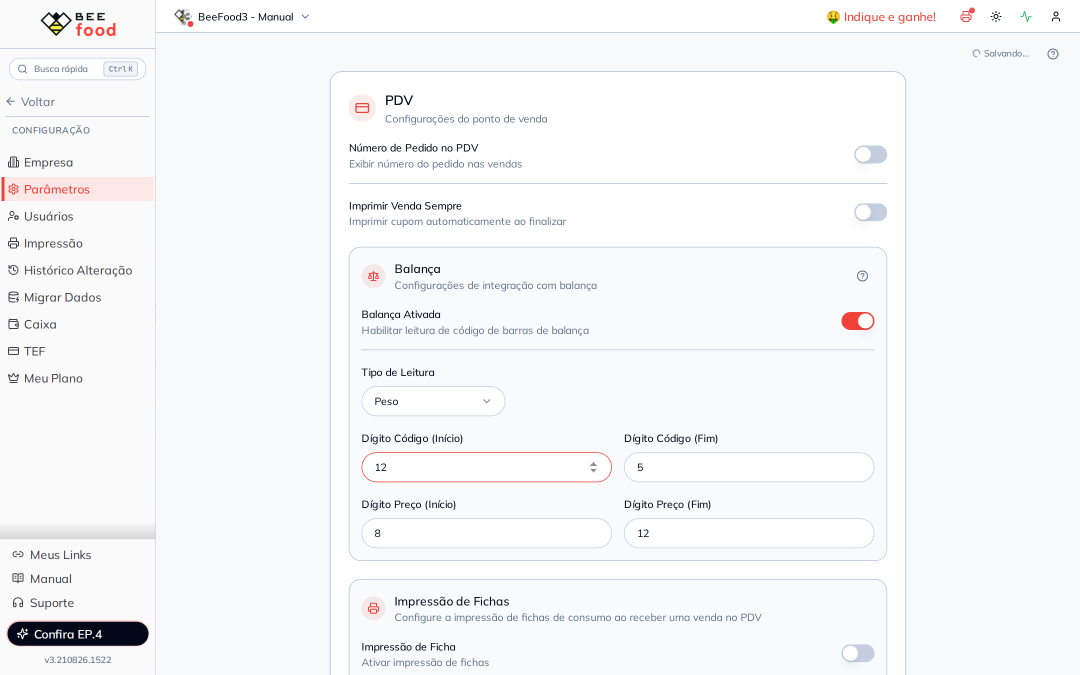
#> input picture manuais/pdv-fichas/imagens-puras/01-bloco-fichas-off.png, 2160 x 1350 px, given in place of 02-fichas-individual.png, which was not available (shown at 1/2 size)
$ python annotate.py
#> lines starting #> are read from the running program, lines starting #| are printed output that depends on the picture; pictures that were not available may be replaced by others from this repository, and a replacement may not be noted
"""Anota os screenshots do manual BeeFood - PDV fichas (#45)."""
import os, math
from PIL import Image, ImageDraw, ImageFont

SRC = "imagens-puras"
OUT = "imagens-tratadas"
os.makedirs(OUT, exist_ok=True)

GREEN = (22, 150, 78)
WHITE = (255, 255, 255)
A_LINE = 220
A_BADGE = 235
FONT_CANDIDATES = [
    r"C:\Windows\Fonts\arialbd.ttf",
    "/usr/share/fonts/truetype/croscore/Arimo-Bold.ttf",
    "/usr/share/fonts/truetype/dejavu/DejaVuSans-Bold.ttf",
]


def font(sz):
    for caminho in FONT_CANDIDATES:
        if os.path.exists(caminho):
            return ImageFont.truetype(caminho, sz)
    raise RuntimeError("nenhuma fonte bold encontrada")


def draw_arrow(d, x0, y0, x1, y1, w):
    col = GREEN + (A_LINE,)
    d.line([(x0, y0), (x1, y1)], fill=col, width=w)
    ang = math.atan2(y1 - y0, x1 - x0)
    L = w * 3.6
    for s in (0.45, -0.45):
        xa = x1 - L * math.cos(ang - s)
        ya = y1 - L * math.sin(ang - s)
        d.line([(x1, y1), (xa, ya)], fill=col, width=w)


def badge(d, cx, cy, r, num, fnt):
    d.ellipse([cx - r - 2, cy - r - 2, cx + r + 2, cy + r + 2], fill=WHITE + (235,))
    d.ellipse([cx - r, cy - r, cx + r, cy + r], fill=GREEN + (A_BADGE,))
    t = str(num)
    bb = d.textbbox((0, 0), t, font=fnt)
    tw, th = bb[2] - bb[0], bb[3] - bb[1]
    d.text((cx - tw / 2 - bb[0], cy - th / 2 - bb[1]), t, fill=WHITE, font=fnt)


def passthrough(name):
    img = Image.open(os.path.join(SRC, name)).convert("RGB")
    img.save(os.path.join(OUT, name))
    print("OK (contexto)", name)


def annotate(name, markers, ring=None):
#> called with name = '02-fichas-individual.png'
    img = Image.open(os.path.join(SRC, name)).convert("RGBA")
#> img is the input picture: PIL image 2160x1350 RGBA; mean R, G, B, A 245.7, 246.6, 248.1, 255
    W, H = img.size
#> W = 2160; H = 1350
    overlay = Image.new("RGBA", (W, H), (0, 0, 0, 0))
#> overlay: PIL image 2160x1350 RGBA; every value is 0
    d = ImageDraw.Draw(overlay)
    r = int(W * 0.0125)
#> r = 27
    fnt = font(int(r * 1.2))
    w = max(2, int(W * 0.0022))
#> w = 4
    for (fx, fy, fw, fh) in (ring or []):
        x0, y0 = fx * W, fy * H
        d.rectangle([x0, y0, x0 + fw * W, y0 + fh * H], outline=GREEN + (A_LINE,), width=w)
    for (num, tx, ty, bx, by) in markers:
        TX, TY = tx * W, ty * H
        BX, BY = bx * W, by * H
        ang = math.atan2(TY - BY, TX - BX)
        sx = BX + (r + 5) * math.cos(ang)
        sy = BY + (r + 5) * math.sin(ang)
        draw_arrow(d, sx, sy, TX, TY, w)
        badge(d, BX, BY, r, num, fnt)
    out_img = Image.alpha_composite(img, overlay).convert("RGB")
    out_img.save(os.path.join(OUT, name))
    print("OK", name)


annotate("02-fichas-individual.png", [
    (1, 0.812, 0.620, 0.900, 0.560),
    (2, 0.812, 0.700, 0.900, 0.780),
    (3, 0.812, 0.780, 0.900, 0.860),
])
annotate("03-pdv-dois-itens.png", [
    (1, 0.500, 0.700, 0.360, 0.600),
    (2, 0.860, 0.900, 0.920, 0.960),
])
#> call 2 of annotate, with name = '03-pdv-dois-itens.png'
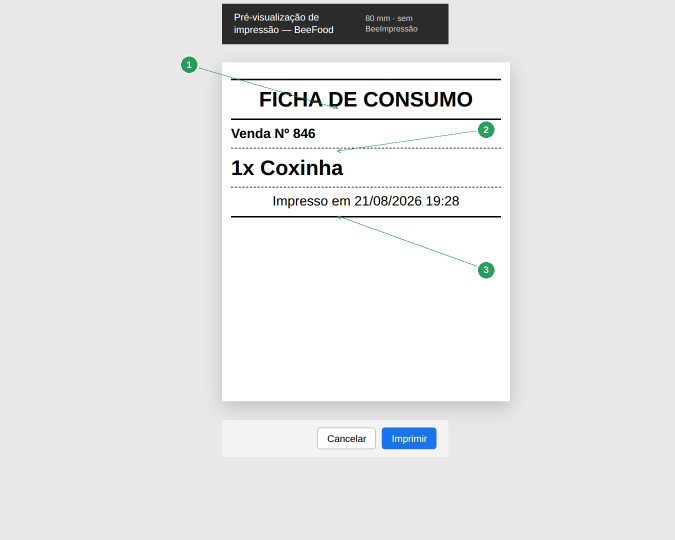
#> input picture manuais/pdv-fichas/imagens-tratadas/06-preview-ficha-coxinha.png, 1350 x 1080 px, given in place of 03-pdv-dois-itens.png, which was not available (shown at 1/2 size)
#> in annotate (call 2), `overlay = Image.new("RGBA", (W, H), (0, 0, 0, 0))`: overlay: PIL image 1350x1080 RGBA; every value is 0
annotate("06-preview-ficha-coxinha.png", [
    (1, 0.500, 0.200, 0.280, 0.120),
    (2, 0.500, 0.280, 0.720, 0.240),
    (3, 0.500, 0.400, 0.720, 0.500),
])
annotate("07-preview-ficha-refri.png", [
    (1, 0.500, 0.400, 0.720, 0.500),
])
#> call 4 of annotate, with name = '07-preview-ficha-refri.png'
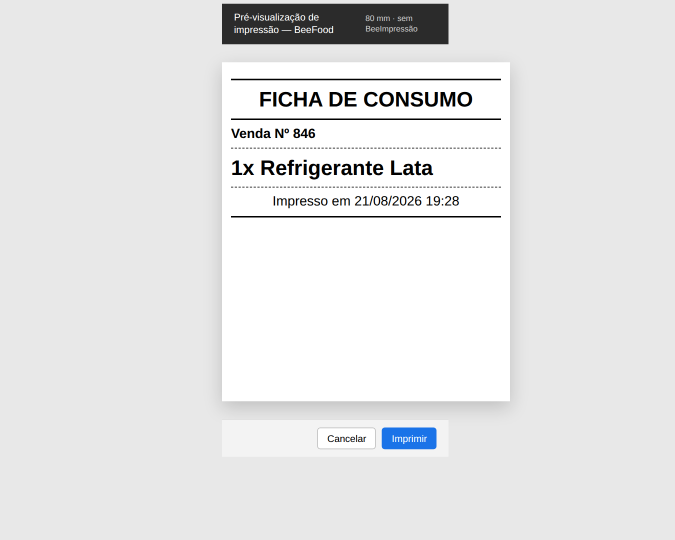
#> input picture manuais/pdv-fichas/imagens-puras/07-preview-ficha-refri.png, 1350 x 1080 px (shown at 1/2 size)
annotate("08-preview-ficha-lista.png", [
    (1, 0.500, 0.340, 0.280, 0.260),
    (2, 0.500, 0.480, 0.720, 0.600),
])
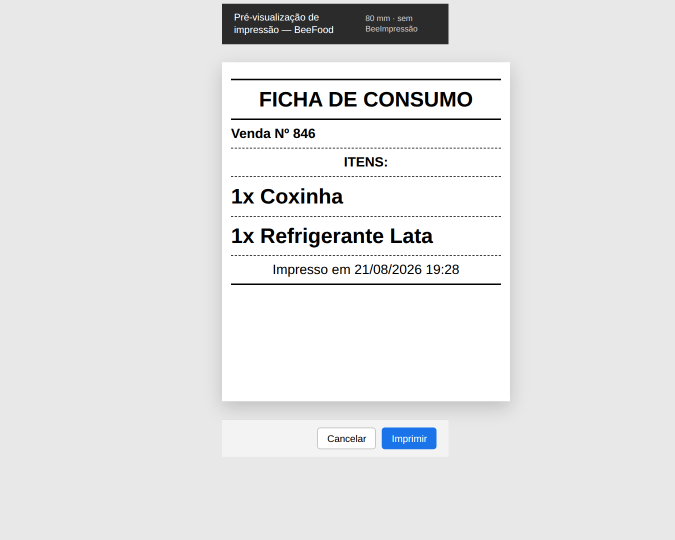
#> input picture manuais/pdv-fichas/imagens-puras/08-preview-ficha-lista.png, 1350 x 1080 px (shown at 1/2 size)
passthrough("01-bloco-fichas-off.png")

print('done')
